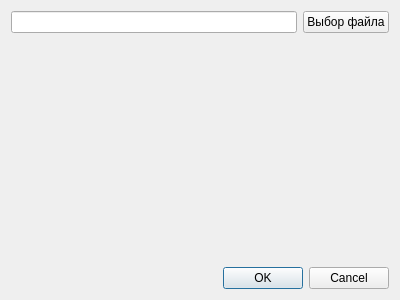
<?xml version="1.0" encoding="UTF-8"?>
<ui version="4.0">
 <class>ChooseFileDialog</class>
 <widget class="QDialog" name="ChooseFileDialog">
  <property name="geometry">
   <rect>
    <x>0</x>
    <y>0</y>
    <width>400</width>
    <height>300</height>
   </rect>
  </property>
  <property name="windowTitle">
   <string>Dialog</string>
  </property>
  <layout class="QVBoxLayout" name="verticalLayout">
   <item>
    <layout class="QGridLayout" name="gridLayout">
     <item row="0" column="0">
      <widget class="QLineEdit" name="lineEdit">
       <property name="readOnly">
        <bool>true</bool>
       </property>
      </widget>
     </item>
     <item row="0" column="1">
      <widget class="QPushButton" name="choose_button">
       <property name="text">
        <string>Выбор файла</string>
       </property>
      </widget>
     </item>
     <item row="1" column="0" colspan="2">
      <widget class="QWidget" name="plot_view" native="true"/>
     </item>
    </layout>
   </item>
   <item>
    <widget class="QDialogButtonBox" name="buttonBox">
     <property name="orientation">
      <enum>Qt::Orientation::Horizontal</enum>
     </property>
     <property name="standardButtons">
      <set>QDialogButtonBox::StandardButton::Cancel|QDialogButtonBox::StandardButton::Ok</set>
     </property>
    </widget>
   </item>
  </layout>
 </widget>
 <resources/>
 <connections>
  <connection>
   <sender>buttonBox</sender>
   <signal>accepted()</signal>
   <receiver>ChooseFileDialog</receiver>
   <slot>accept()</slot>
   <hints>
    <hint type="sourcelabel">
     <x>248</x>
     <y>254</y>
    </hint>
    <hint type="destinationlabel">
     <x>157</x>
     <y>274</y>
    </hint>
   </hints>
  </connection>
  <connection>
   <sender>buttonBox</sender>
   <signal>rejected()</signal>
   <receiver>ChooseFileDialog</receiver>
   <slot>reject()</slot>
   <hints>
    <hint type="sourcelabel">
     <x>316</x>
     <y>260</y>
    </hint>
    <hint type="destinationlabel">
     <x>286</x>
     <y>274</y>
    </hint>
   </hints>
  </connection>
 </connections>
</ui>
